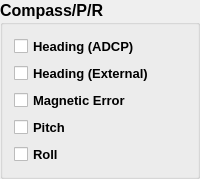
                  <widget class="QGroupBox" name="groupBox_5">
                   <property name="font">
                    <font>
                     <pointsize>12</pointsize>
                     <weight>75</weight>
                     <bold>true</bold>
                    </font>
                   </property>
                   <property name="title">
                    <string>Compass/P/R</string>
                   </property>
                   <layout class="QVBoxLayout" name="verticalLayout_90">
                    <item>
                     <widget class="QCheckBox" name="cb_adv_graph_adcp_heading">
                      <property name="font">
                       <font>
                        <pointsize>10</pointsize>
                        <weight>75</weight>
                        <bold>true</bold>
                       </font>
                      </property>
                      <property name="text">
                       <string>Heading (ADCP)</string>
                      </property>
                     </widget>
                    </item>
                    <item>
                     <widget class="QCheckBox" name="cb_adv_graph_ext_heading">
                      <property name="font">
                       <font>
                        <pointsize>10</pointsize>
                        <weight>75</weight>
                        <bold>true</bold>
                       </font>
                      </property>
                      <property name="text">
                       <string>Heading (External)</string>
                      </property>
                     </widget>
                    </item>
                    <item>
                     <widget class="QCheckBox" name="cb_adv_graph_mag_error">
                      <property name="font">
                       <font>
                        <pointsize>10</pointsize>
                        <weight>75</weight>
                        <bold>true</bold>
                       </font>
                      </property>
                      <property name="text">
                       <string>Magnetic Error</string>
                      </property>
                     </widget>
                    </item>
                    <item>
                     <widget class="QCheckBox" name="cb_adv_graph_pitch">
                      <property name="font">
                       <font>
                        <pointsize>10</pointsize>
                        <weight>75</weight>
                        <bold>true</bold>
                       </font>
                      </property>
                      <property name="text">
                       <string>Pitch</string>
                      </property>
                     </widget>
                    </item>
                    <item>
                     <widget class="QCheckBox" name="cb_adv_graph_roll">
                      <property name="font">
                       <font>
                        <pointsize>10</pointsize>
                        <weight>75</weight>
                        <bold>true</bold>
                       </font>
                      </property>
                      <property name="text">
                       <string>Roll</string>
                      </property>
                     </widget>
                    </item>
                   </layout>
                  </widget>
